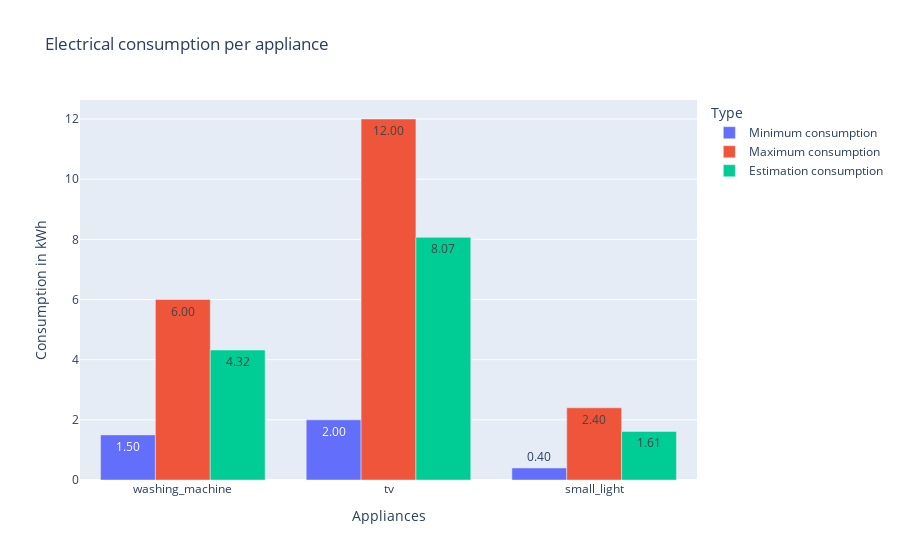

The notebook cell saved with this chart:
### Markdown cell above
## Estimation Correction  :
- Problem : due to the high consumption of appliance of type 'F', the total estimation can be above the measured input consumption.
- Solution, concerned appliance are isolated and new estimation is calculated on the other appliances
- The problem can happen a 2nd time with type A appliances

### Code cell
if not calcul.test_overestimate(df):
    print('Overestimation 1')
    df_1, df_2, e_tot_residual = calcul.overestimation_correction(df, e_tot)
    calcul.bargraph(df_2, e_tot=e_tot_residual).show()
    if not calcul.test_overestimate(df_2):
        print('Overestimation 2')
        df_21, df_22, e_tot_residual = calcul.overestimation_correction(df_2, e_tot_residual)
        calcul.bargraph(df_22, e_tot=e_tot_residual).show()
        df = pd.concat([df_1, df_21, df_22])
    else:
        df = pd.concat([df_1, df_2])

if not calcul.test_underestimate(df):
    print('Underestimation 1')
    df_1, df_2, e_tot_residual = calcul.underestimation_correction(df, e_tot)
    calcul.bargraph(df_2, e_tot=e_tot_residual).show()
    if not calcul.test_underestimate(df_2):
        print('Underestimation 2')
        df_21, df_22, e_tot_residual = calcul.underestimation_correction(df_2, e_tot_residual)
        calcul.bargraph(df_22, e_tot=e_tot_residual).show()
        df = pd.concat([df_1, df_21, df_22])
    else:
        df = pd.concat([df_1, df_2])

### Figure 1 — Plotly figure (JSON) as saved in the notebook; plotly's stock layout.template omitted (floating-point values rounded to 4 significant figures)
{"data": [{"alignmentgroup": "True", "hovertemplate": "Type=Minimum consumption<br>Appliances=%{x}<br>Consumption in kWh=%{y}<extra></extra>", "legendgroup": "Minimum consumption", "marker": {"color": "#636efa", "pattern": {"shape": ""}}, "name": "Minimum consumption", "offsetgroup": "Minimum consumption", "orientation": "v", "showlegend": true, "textposition": "auto", "texttemplate": "%{y:.2f}", "type": "bar", "x": ["washing_machine", "tv", "small_light"], "xaxis": "x", "y": [1.5, 2, 0.4], "yaxis": "y"}, {"alignmentgroup": "True", "hovertemplate": "Type=Maximum consumption<br>Appliances=%{x}<br>Consumption in kWh=%{y}<extra></extra>", "legendgroup": "Maximum consumption", "marker": {"color": "#EF553B", "pattern": {"shape": ""}}, "name": "Maximum consumption", "offsetgroup": "Maximum consumption", "orientation": "v", "showlegend": true, "textposition": "auto", "texttemplate": "%{y:.2f}", "type": "bar", "x": ["washing_machine", "tv", "small_light"], "xaxis": "x", "y": [6, 12, 2.4], "yaxis": "y"}, {"alignmentgroup": "True", "hovertemplate": "Type=Estimation consumption<br>Appliances=%{x}<br>Consumption in kWh=%{y}<extra></extra>", "legendgroup": "Estimation consumption", "marker": {"color": "#00cc96", "pattern": {"shape": ""}}, "name": "Estimation consumption", "offsetgroup": "Estimation consumption", "orientation": "v", "showlegend": true, "textposition": "auto", "texttemplate": "%{y:.2f}", "type": "bar", "x": ["washing_machine", "tv", "small_light"], "xaxis": "x", "y": [4.321, 8.066, 1.613], "yaxis": "y"}], "layout": {"barmode": "group", "legend": {"title": {"text": "Type"}, "tracegroupgap": 0}, "title": {"text": "Electrical consumption per appliance"}, "xaxis": {"anchor": "y", "domain": [0, 1], "title": {"text": "Appliances"}}, "yaxis": {"anchor": "x", "domain": [0, 1], "title": {"text": "Consumption in kWh"}}}}
